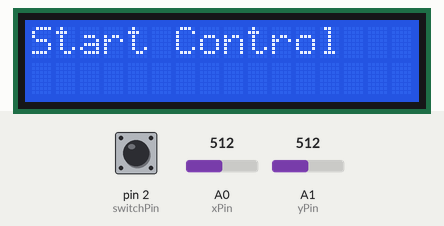
Recording of a sketch running on a simulated Arduino Uno, built with avr-gcc and run on an emulated ATmega328P. Shown: 16×2 character LCD. The inputs (shaded band) are chosen by the test bench; at power-on: A1 (yPin) = 512, pin 2 (switchPin) HIGH, A0 (xPin) = 512. What the sketch prints to the serial monitor is not drawn.

Above: at 0.1 s.
At 8.65 s:
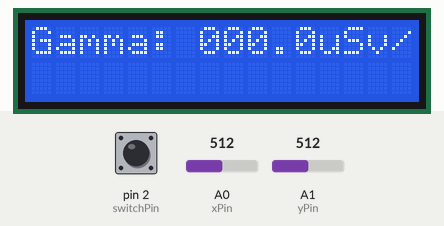

The sketch:

control.ino
```cpp
#include "control.h"
#include <LiquidCrystal_I2C.h>
#include <Wire.h>
int b = 0;

void setup() {
  Serial.begin(9600);
  pinMode(switchPin, INPUT);
  digitalWrite(switchPin, HIGH);
  initControl();
  lcd.init();
  lcd.backlight();
  printString("Start Control");
  delay(1000);
}

void loop() {
  /*if(Serial.available()){
     char a = Serial.read();
     lcd.setCursor(0, (b++)%2);
     lcd.print(a);
  }*/
  lcd.clear();
  readData();
  readJoystick();
  sendServo();
  delay(50);
  sendBLDC();
  if(!switchPin)
    printJoystick();
  else
    printGamma();
  delay(50);
}
```

control.h
```cpp
#ifndef CONTROL_H
#define CONTROL_H

// Include Header File
#include <LiquidCrystal_I2C.h>
#include <Wire.h>

// Setup Pin
// Motor
#define setupBLDC 0
#define setupServo 0


// Joystick
#define switchPin 2 // Digital Pin 2, Switch Output
#define xPin 0 // Analog Pin 0, X Output
#define yPin 1 // Analog Pin 1, Y Output

// LCD
LiquidCrystal_I2C lcd(0x3F,16,2); // A-> A4 L->A5

// Mode
#define passiveMode false
#define autoMode true

// Setup Data
int data = 0;
long speedBLDC = setupBLDC;
long angleServo = setupServo;
bool controlMode = passiveMode;
int xData = 497;
int yData = 501;
int value = 0;
bool switchData = true;

// Fuction of Sending Data
void sendData(long tmpSpeedBLDC, long tmpAngleServo, bool tmpControlMode){
  data = tmpSpeedBLDC + (tmpAngleServo * 100) + (tmpControlMode * 10000);
}

// Init Control Data
void initControl(){
  data = 0;
  speedBLDC = setupBLDC;
  angleServo = setupServo;
  controlMode = passiveMode;

  xData = 497;
  yData = 510;
  switchData = true;
}

// Fuction of Print String on LCD
void printString(char* str){
  for(int i = 0; i < strlen(str); i++){
    lcd.print(str[i]);
  }
}

// Read Joystick Data
void readJoystick(){
  xData = analogRead(xPin);
  xData = map(xData, 0, 1023, 0, 180); // 0 ~ 999
  yData = analogRead(yPin);
  if(yData <= 520)
    yData = 510;
  yData = map(yData, 510, 1023, 0, 5); // 0 ~ 99
  switchData = digitalRead(switchPin);
}

// Change 10 ^ 4 number To String And Print
void printInt(int num){
  lcd.print(num/1000); // 1000
  lcd.print((num/100) % 10); //100
  lcd.print((num/10) % 10); // 10
  lcd.print(num % 10); // 1
}

// Print Joystick Data
void printJoystick(){
  printString("X: ");
  printInt(xData);
  lcd.setCursor(0,1); // Chang Line
  printString("Y: ");
  printInt(yData);
}
void printFloat(int num){
  lcd.print(num/1000); // 1000
  lcd.print((num/100) % 10); //100
  lcd.print((num/10) % 10); // 10
  lcd.print('.');
  lcd.print(num % 10); // 1
}

void printGamma(){
  printString("Gamma: ");
  printFloat(value);
  printString("uSv/min");
}
// Send Data
void sendData(){
  data = xData + yData * 1000;
  Serial.write(4090);
  //Serial.println(data);
  //Serial.println(data);
}

void sendServo(){
  Serial.write(xData);
}

void sendBLDC(){
  Serial.write(yData + 200);
}

void readData(){
  if(Serial.available()){
    value = Serial.read();
  }
}

#endif
```
